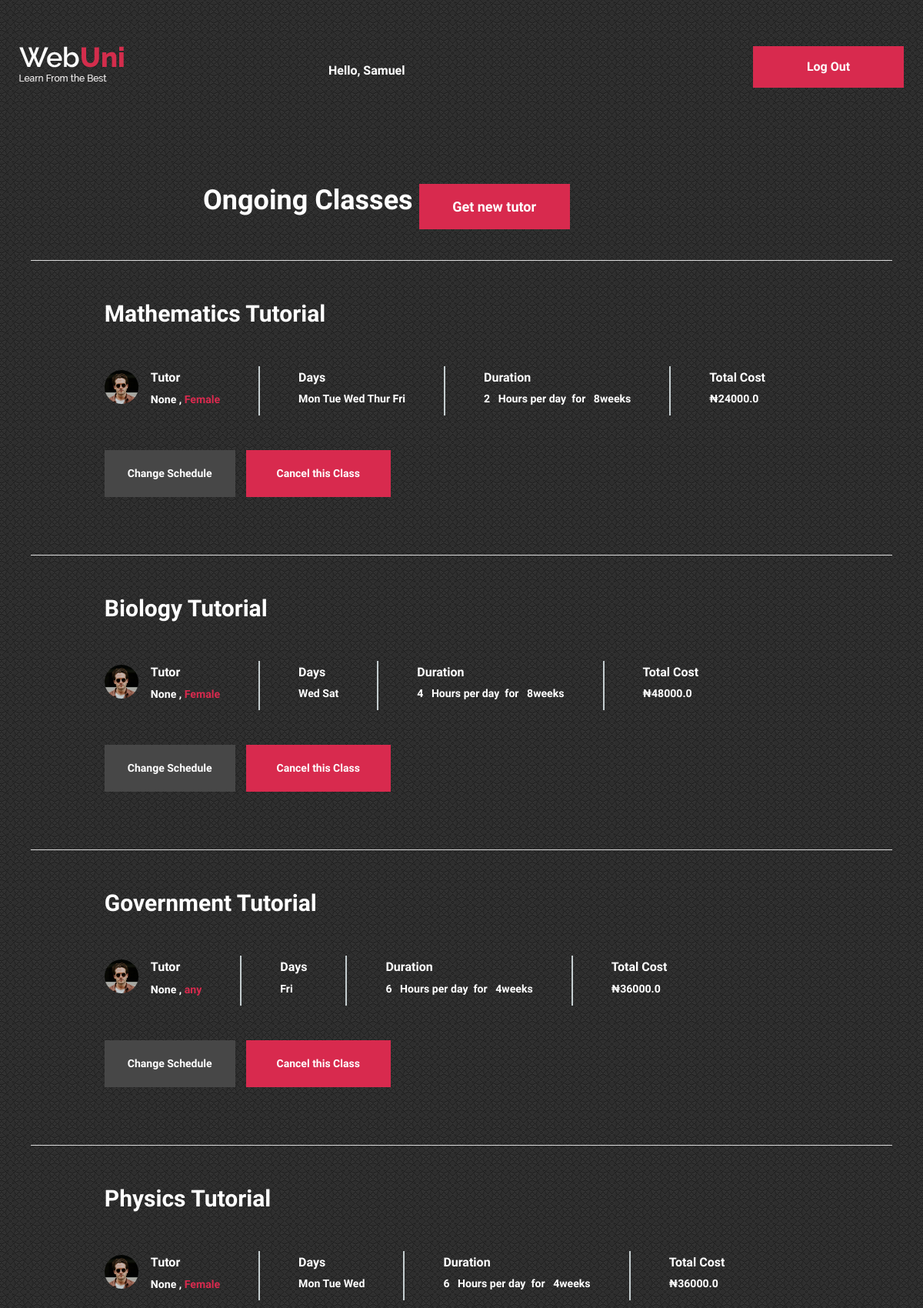
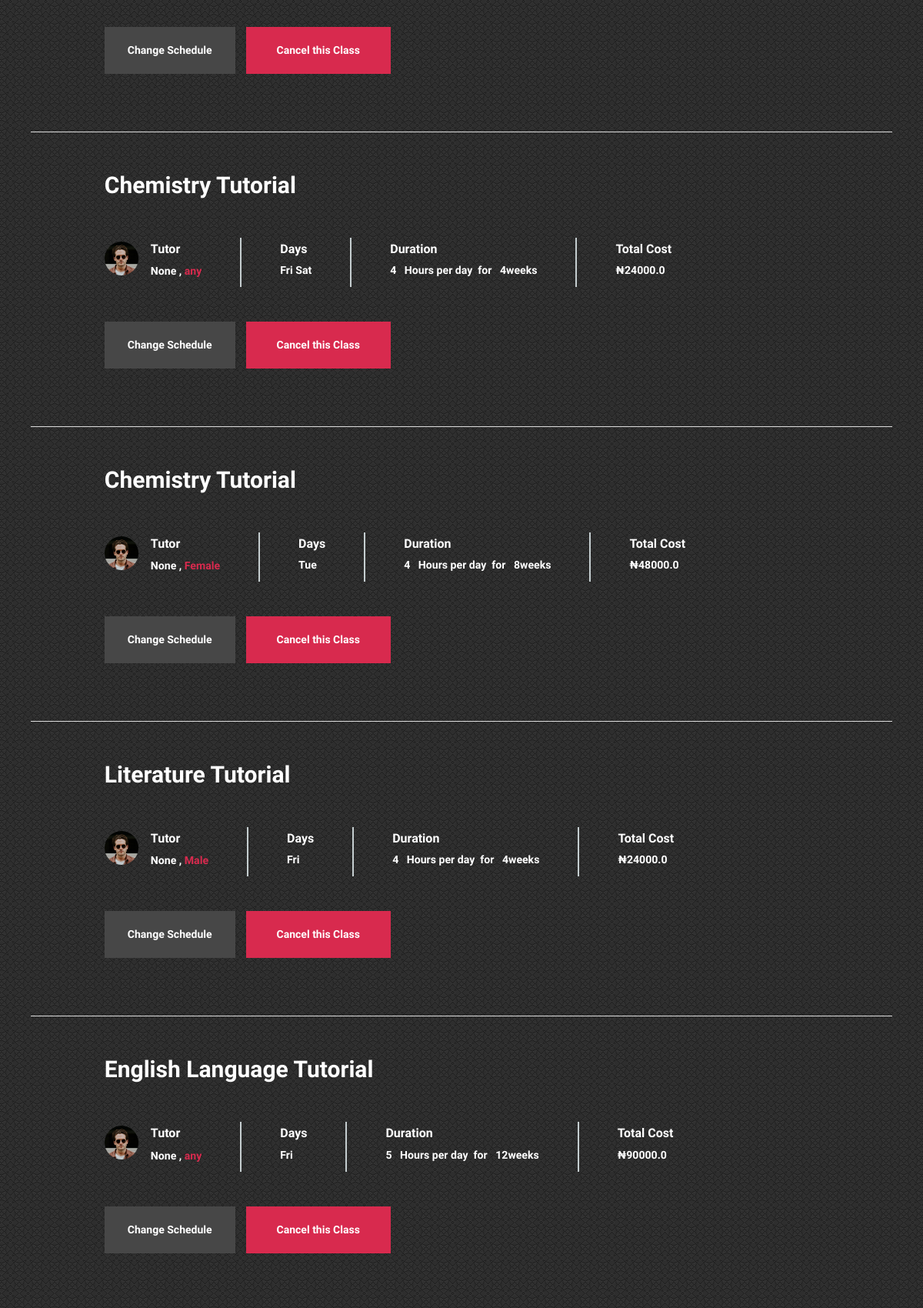
The app's page /students (signed in, upper part) with its own data (2 pictures, top to bottom).
### tables this page shows
CREATE TABLE "schedule" (
	"id"	INTEGER NOT NULL,
	"user_id"	INTEGER NOT NULL,
	"days_of_week"	TEXT NOT NULL,
	"start_date"	TEXT,
	"duration"	INTEGER NOT NULL,
	"hours_per_day"	INTEGER NOT NULL,
	"total"	REAL NOT NULL,
	"tutor_name"	TEXT,
	"subject"	TEXT,
	"tutor_gender"	TEXT,
	PRIMARY KEY("id")
);

### application.py (the view, shortened to what this page needs)
@app.route("/students", methods=["GET", "POST"])
@login_required
def students():
    if request.method == "GET":
        user=session['user_id']
        row = db.execute("SELECT * FROM schedule WHERE user_id = :user", user=user)
        return render_template("students.html", subjects = row)

### application.py (called while the page is built)
@app.after_request
def after_request(response):
    response.headers["Cache-Control"] = "no-cache, no-store, must-revalidate"
    response.headers["Expires"] = 0
    response.headers["Pragma"] = "no-cache"
    return response

### helpers.py (called while the page is built)
def login_required(f):
    @wraps(f)
    def decorated_function(*args, **kwargs):
        if session.get("user_id") is None:
            return redirect("/login")
        return f(*args, **kwargs)
    return decorated_function

### templates/students.html (shortened to what this page needs)
{% extends "layout.html" %}
{% block main %}
<section class="std set-bg" data-setbg="static/img/grey.png">
	<div class="container">
		<div class="container" style="padding-top:0%;">
			<br>
			<div class="site-breadcrumb  text-white row">
				<h2 class="text-center">Ongoing Classes</h2>
				<div class=" w-5 p-1"></div>
				<div class="text-center">
					<a href="/schedule" class="w-8 p-3 site-btn " >Get new tutor</a>
				</div>
			</div>
			<br><hr style="background-color: whitesmoke">
			{% for subject in subjects %}
			<div class="course-meta-area text-white">
				<div class="row">
					<div class="col-lg-10 offset-lg-1">
						<h3>{{subject['subject']}} Tutorial</h3>
						<div class="course-metas">
							<div class="course-meta">
								<div class="course-author">
									<div class="ca-pic set-bg" data-setbg="static/img/tutors/2.jpg"></div>
									<h6>Tutor</h6>
									<p>{{subject['tutor_name']}} , <span>{{subject['tutor_gender']}} </span></p>
								</div>
							</div>
							<div class="course-meta">
								<div class="cm-info">
									<h6>Days</h6>
									<p>
										{{subject['days_of_week'] }} </p>
								</div>
							</div>
							<div class="course-meta">
									<div class="cm-info">
										<h6>Duration</h6>
										<p>{{subject['hours_per_day']}} &nbsp; Hours per day&nbsp; for &nbsp; {{subject['duration']}}weeks  </p>
									</div>
								</div>
							<div class="course-meta">
								<div class="cm-info">
									<h6>Total Cost </h6>
									<p>₦{{subject["total"]}} <span class="rating">
									</p>
								</div>
							</div>
						</div>
						<div class="site-btn price-btn">Change Schedule</div>
						<div class="site-btn buy-btn">Cancel this Class</divref="#">
						</div>
					</div>
				</div>
			</div>
			<br><hr style="background-color: whitesmoke">
			{% endfor %}
</section>
{% endblock %}

### templates/layout.html (shortened to what this page needs)
<!DOCTYPE html>
<html lang="en">
<head>
	<link rel="stylesheet" href="static/css/bootstrap.min.css" />
	<link rel="stylesheet" href="static/css/font-awesome.min.css" />
	<link rel="stylesheet" href="static/css/owl.carousel.css" />
	<link rel="stylesheet" href="static/css/style.css" />
</head>
<body>
	<header class="header-section">
		<div class="container">
			<div class="row">
				<div class="col-lg-3 col-md-3">
					<div class="site-logo">
						<img src="static/img/logo.png" alt="">
					</div>
				</div>
				<div class="col-lg-9 col-md-9">
					{% if session.user_id %}
					<a href="/login" class="site-btn header-btn">Log Out</a>
					<nav class="main-menu">
						<ul>
							<li><a href="/index"></a></li>
							<li class=" btn"><a class="nav-link" href="#">
									<span>
										Hello, {{session['firstname']}} {{session['lastname']}}	</span></a></li>
						</ul>
					</nav>
					{% else %}
					<a href="/register" class="site-btn header-btn">Register</a>
					<nav class="main-menu">
					</nav>
					{% endif %}
				</div>
			</div>
		</div>
	</header>
	{% block main %}
	{% endblock %}
	</body>
</html>

### static/css/style.css (style rules this page uses)
html, body { height: 100%; font-family: 'Raleway', sans-serif; -webkit-font-smoothing: antialiased; font-smoothing: antialiased; }
h1, h2, h3, h4, h5, h6 { margin: 0; font-weight: 600; color: #474747; }
h2 { font-size: 36px; }
h3 { font-size: 30px; }
h6 { font-size: 16px; }
p { font-size: 14.1px; color: #878787; line-height: 2.2; font-weight: 500; }
img { max-width: 100%; }
::placeholder { font-style: italic; }
ul, ol { padding: 0; margin: 0; }
.set-bg { background-repeat: no-repeat; background-size: cover; background-position: top center; }
.text-white h1, .text-white h2, .text-white h3, .text-white h4, .text-white h5, .text-white h6, .text-white p, .text-white span, .text-white li, .text-white a { color: #fff; }
.site-btn { display: inline-block; min-width: 196px; text-align: center; border: none; padding: 15px 10px; font-weight: 600; font-size: 16px; position: relative; color: #fff; cursor: pointer; background: #d82a4e; }
.header-section { position: absolute; width: 100%; top: 0; left: 0; padding-top: 60px; }
.site-logo { display: inline-block; }
.main-menu ul { list-style: none; }
.main-menu ul li { display: inline; }
.main-menu ul li a { display: inline-block; font-size: 16px; color: #fff; margin-left: 45px; font-weight: 600; padding: 20px 0 5px; }
.header-btn { float: right; margin-right: 0; }
.site-breadcrumb { padding-top: 215px; margin-left: 20%; }
.site-breadcrumb a, .site-breadcrumb span { display: inline-block; margin-right: 10px; padding-right: 10px; font-weight: 600; font-size: 18px; }
.site-breadcrumb a { color: #fff; position: relative; }
.course-meta-area { padding: 35px 0; border:black 5px; }
.course-metas { padding-top: 50px; margin-bottom: 45px; display: table; }
.course-meta { display: table-cell; height: 100%; border-right: 2px solid #c5ced0; padding: 5px 50px; }
.course-meta:nth-child(1) { padding-left: 0; }
.course-meta:nth-child(4) { padding-right: 0; border-right: none; }
.course-meta p { margin-bottom: 0; }
.course-meta .course-author .ca-pic { width: 44px; height: 44px; border-radius: 50%; float: left; }
.course-meta .course-author h6 { padding-left: 60px; }
.course-meta .course-author p { padding-left: 60px; margin-bottom: 0; padding-top: 4px; font-weight: 600; }
.course-meta .course-author p span { color: #d82a4e; }
.course-meta .cm-info h6 { margin-bottom: 3px; }
.course-meta .cm-info p { font-weight: 600; }
.course-meta .rating { padding-left: 15px; font-size: 12px; }
.course-meta-area .site-btn { min-width: auto; font-size: 14px; }
.course-meta-area .price-btn { padding: 20px 30px; background: #474747; margin-right: 10px; }
.course-meta-area .buy-btn { padding: 20px 40px; }
@media (min-width: 1200px) { .container { max-width: 1180px; } }
.std { background-repeat: repeat; background-size: auto !important; }

### records on screen
schedule: subject "Mathematics", tutor_name "None", tutor_gender "Female", days_of_week "Mon Tue Wed Thur Fri", hours_per_day "2", duration "8", total "24000.0"
schedule: subject "Biology", tutor_name "None", tutor_gender "Female", days_of_week "Wed Sat", hours_per_day "4", duration "8", total "48000.0"
schedule: subject "Government", tutor_name "None", tutor_gender "any", days_of_week "Fri", hours_per_day "6", duration "4", total "36000.0"
schedule: subject "Physics", tutor_name "None", tutor_gender "Female", days_of_week "Mon Tue Wed", hours_per_day "6", duration "4", total "36000.0"
schedule: subject "Chemistry", tutor_name "None", tutor_gender "any", days_of_week "Fri Sat", hours_per_day "4", duration "4", total "24000.0"
schedule: subject "Chemistry", tutor_name "None", tutor_gender "Female", days_of_week "Tue", hours_per_day "4", duration "8", total "48000.0"
schedule: subject "Literature", tutor_name "None", tutor_gender "Male", days_of_week "Fri", hours_per_day "4", duration "4", total "24000.0"
schedule: subject "English Language", tutor_name "None", tutor_gender "any", days_of_week "Fri", hours_per_day "5", duration "12", total "90000.0"

### other values on screen
{{ session['firstname'] }} "Samuel"
